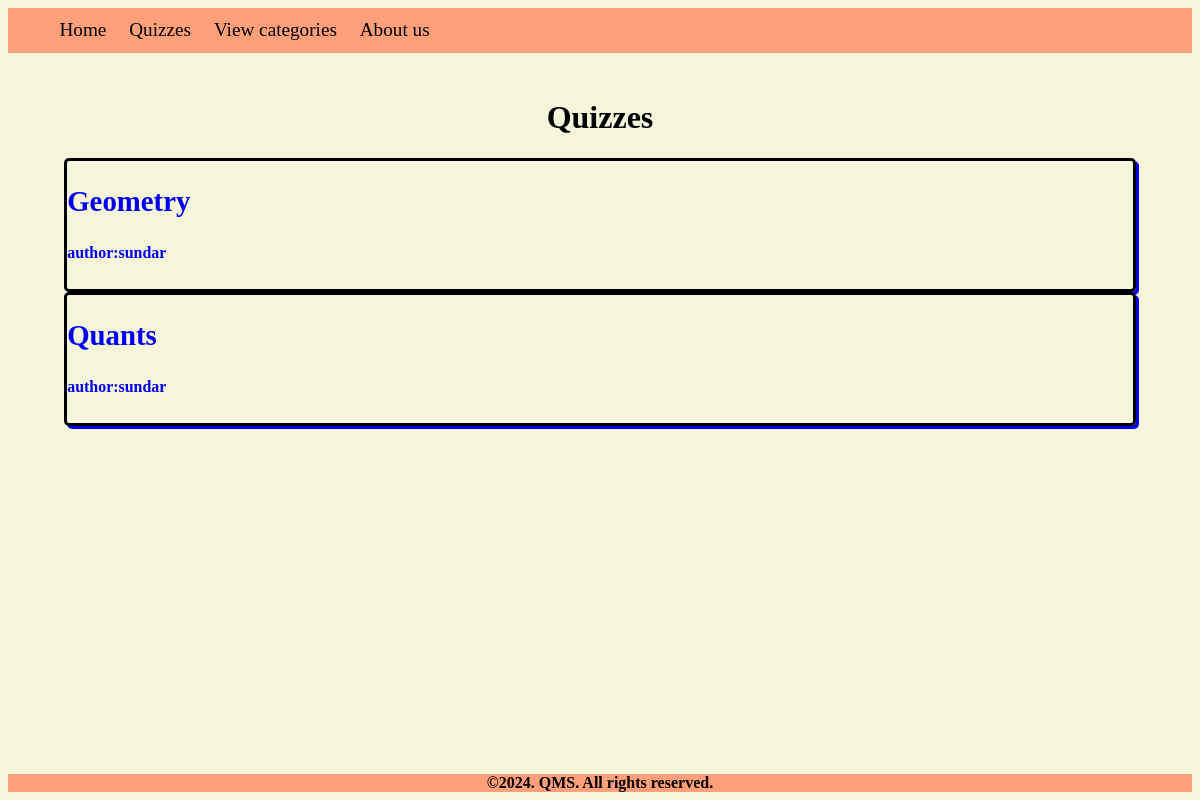
Screenshot of /qms/quizzes/ with the database file from the repository.
### main/models.py (models this page shows, shortened)
class Quiz(models.Model):
    class Meta:
        db_table="quizzes"
        verbose_name_plural="Quizzes"
        ordering=['-created_at']
    title = models.CharField(max_length=512, null=False, help_text="Enter the title of the Quiz, be short, about 500 letter.")
    description = models.TextField(null=False, blank=True)
    category = models.ForeignKey(Category, on_delete=models.CASCADE)
    created_by=models.ForeignKey(User, on_delete=models.CASCADE)
    created_at = models.DateTimeField(auto_now_add=True)
    updated_at = models.DateTimeField(auto_now=True)
    meta_tag = models.CharField(max_length=50, null=False)

### main/views.py (the view)
# urls.py: path('quizzes/', QuizzesView.as_view(), name="quizzes_list"),
class QuizzesView(generic.ListView):
    model = Quiz
    template_name = 'quizzes_list.html'
    context_object_name = 'quizzes'

### main/templates/quizzes_list.html (shortened to what this page needs)
{% extends 'home.html' %}
{% block content %}
<div id="content">
<h1>Quizzes</h1>
{% for quiz in quizzes %}
<a href="{% url 'main:quiz' pk=quiz.pk %}">
    <div id="quiz_{{quiz.pk}}">
        <h2>{{quiz.title}}</h2>
        <h5>author:{{quiz.created_by}}</h5>
    </div>
</a>
{% endfor %}
</div>
{% endblock content %}

### static/home.css (style rules this page uses)
body { position: absolute; left: 0; right: 0; display: flex; flex-direction: column; justify-content: space-between; align-items: center; align-content: space-around; height: 98%; background-color:beige; }

### static/quizzes.css (style rules this page uses)
#content { height: 100%; width: 90%; display: flex; flex-direction: column; align-items: center; align-content: space-around; justify-content: left; padding: 25px; }
#content h1 { text-align: left; }
#content a { width: 100%; text-decoration: none; border: 3px solid black; border-radius: 5px; box-shadow: 3px 3px; font-size: larger; }

### rows the page displays
Quiz: title "Geometry", created_by "sundar"
Quiz: title "Quants", created_by "sundar"
